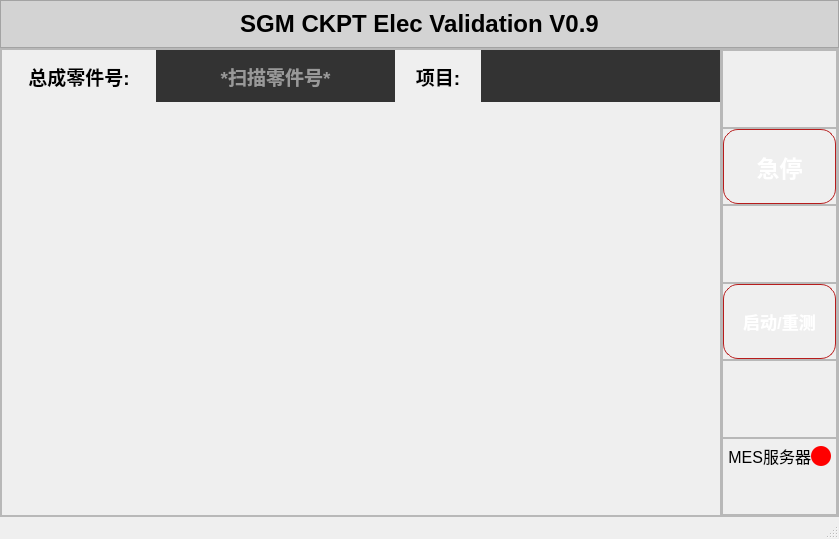
<?xml version="1.0" encoding="UTF-8"?>
<ui version="4.0">
 <class>MainWindow</class>
 <widget class="QMainWindow" name="MainWindow">
  <property name="geometry">
   <rect>
    <x>0</x>
    <y>0</y>
    <width>839</width>
    <height>539</height>
   </rect>
  </property>
  <property name="windowTitle">
   <string>MainWindow</string>
  </property>
  <property name="styleSheet">
   <string notr="true">r: #A71E2A;
}</string>
  </property>
  <widget class="QWidget" name="centralwidget">
   <layout class="QVBoxLayout" name="verticalLayout_1">
    <property name="spacing">
     <number>0</number>
    </property>
    <property name="leftMargin">
     <number>0</number>
    </property>
    <property name="topMargin">
     <number>0</number>
    </property>
    <property name="rightMargin">
     <number>0</number>
    </property>
    <property name="bottomMargin">
     <number>0</number>
    </property>
    <item>
     <widget class="QFrame" name="QFrame_Header_1">
      <property name="sizePolicy">
       <sizepolicy hsizetype="Expanding" vsizetype="Preferred">
        <horstretch>0</horstretch>
        <verstretch>1</verstretch>
       </sizepolicy>
      </property>
      <property name="styleSheet">
       <string notr="true">QFrame#QFrame_Header_1 {
	background-color: lightgray;
}</string>
      </property>
      <property name="frameShape">
       <enum>QFrame::StyledPanel</enum>
      </property>
      <property name="frameShadow">
       <enum>QFrame::Raised</enum>
      </property>
      <layout class="QHBoxLayout" name="horizontalLayout_header">
       <item>
        <widget class="QLabel" name="Header_Label">
         <property name="font">
          <font>
           <pointsize>18</pointsize>
           <bold>true</bold>
          </font>
         </property>
         <property name="text">
          <string>SGM CKPT Elec Validation V0.9</string>
         </property>
         <property name="alignment">
          <set>Qt::AlignCenter</set>
         </property>
        </widget>
       </item>
      </layout>
     </widget>
    </item>
    <item>
     <widget class="QFrame" name="QFrame_Bottom_1">
      <property name="sizePolicy">
       <sizepolicy hsizetype="Expanding" vsizetype="Expanding">
        <horstretch>0</horstretch>
        <verstretch>20</verstretch>
       </sizepolicy>
      </property>
      <property name="frameShape">
       <enum>QFrame::StyledPanel</enum>
      </property>
      <property name="frameShadow">
       <enum>QFrame::Raised</enum>
      </property>
      <layout class="QHBoxLayout" name="horizontalLayout_2">
       <property name="spacing">
        <number>0</number>
       </property>
       <property name="leftMargin">
        <number>0</number>
       </property>
       <property name="topMargin">
        <number>0</number>
       </property>
       <property name="rightMargin">
        <number>0</number>
       </property>
       <property name="bottomMargin">
        <number>0</number>
       </property>
       <item>
        <widget class="QFrame" name="QFrame_Left_2">
         <property name="sizePolicy">
          <sizepolicy hsizetype="Expanding" vsizetype="Expanding">
           <horstretch>18</horstretch>
           <verstretch>0</verstretch>
          </sizepolicy>
         </property>
         <property name="frameShape">
          <enum>QFrame::StyledPanel</enum>
         </property>
         <property name="frameShadow">
          <enum>QFrame::Raised</enum>
         </property>
         <layout class="QVBoxLayout" name="verticalLayout_2">
          <property name="spacing">
           <number>0</number>
          </property>
          <property name="leftMargin">
           <number>0</number>
          </property>
          <property name="topMargin">
           <number>0</number>
          </property>
          <property name="rightMargin">
           <number>0</number>
          </property>
          <property name="bottomMargin">
           <number>0</number>
          </property>
          <item>
           <widget class="QFrame" name="QFrame_CKPT_3">
            <property name="sizePolicy">
             <sizepolicy hsizetype="Expanding" vsizetype="Preferred">
              <horstretch>0</horstretch>
              <verstretch>1</verstretch>
             </sizepolicy>
            </property>
            <layout class="QHBoxLayout" name="horizontalLayout_3">
             <property name="spacing">
              <number>0</number>
             </property>
             <property name="leftMargin">
              <number>0</number>
             </property>
             <property name="topMargin">
              <number>0</number>
             </property>
             <property name="rightMargin">
              <number>0</number>
             </property>
             <property name="bottomMargin">
              <number>0</number>
             </property>
             <item>
              <widget class="QLabel" name="PN_Title_Label">
               <property name="sizePolicy">
                <sizepolicy hsizetype="Preferred" vsizetype="Preferred">
                 <horstretch>18</horstretch>
                 <verstretch>0</verstretch>
                </sizepolicy>
               </property>
               <property name="font">
                <font>
                 <pointsize>14</pointsize>
                 <bold>true</bold>
                </font>
               </property>
               <property name="styleSheet">
                <string notr="true">color: black;</string>
               </property>
               <property name="text">
                <string>总成零件号:</string>
               </property>
               <property name="alignment">
                <set>Qt::AlignCenter</set>
               </property>
              </widget>
             </item>
             <item>
              <widget class="QLineEdit" name="PN_Value_LineEdit">
               <property name="sizePolicy">
                <sizepolicy hsizetype="Expanding" vsizetype="Preferred">
                 <horstretch>28</horstretch>
                 <verstretch>0</verstretch>
                </sizepolicy>
               </property>
               <property name="font">
                <font>
                 <pointsize>14</pointsize>
                 <bold>true</bold>
                </font>
               </property>
               <property name="styleSheet">
                <string notr="true">background-color: #333333; color: white; border: 0px;</string>
               </property>
               <property name="text">
                <string/>
               </property>
               <property name="maxLength">
                <number>8</number>
               </property>
               <property name="alignment">
                <set>Qt::AlignCenter</set>
               </property>
               <property name="placeholderText">
                <string>*扫描零件号*</string>
               </property>
              </widget>
             </item>
             <item>
              <widget class="QLabel" name="Program_Title_Label">
               <property name="sizePolicy">
                <sizepolicy hsizetype="Preferred" vsizetype="Preferred">
                 <horstretch>10</horstretch>
                 <verstretch>0</verstretch>
                </sizepolicy>
               </property>
               <property name="font">
                <font>
                 <pointsize>14</pointsize>
                 <bold>true</bold>
                </font>
               </property>
               <property name="styleSheet">
                <string notr="true">color: black;</string>
               </property>
               <property name="text">
                <string>项目:</string>
               </property>
               <property name="alignment">
                <set>Qt::AlignCenter</set>
               </property>
              </widget>
             </item>
             <item>
              <widget class="QLabel" name="QLabel_ProgramName">
               <property name="sizePolicy">
                <sizepolicy hsizetype="Expanding" vsizetype="Preferred">
                 <horstretch>28</horstretch>
                 <verstretch>0</verstretch>
                </sizepolicy>
               </property>
               <property name="font">
                <font>
                 <pointsize>14</pointsize>
                 <bold>true</bold>
                </font>
               </property>
               <property name="styleSheet">
                <string notr="true">background-color: #333333; color: white;</string>
               </property>
               <property name="text">
                <string/>
               </property>
               <property name="alignment">
                <set>Qt::AlignCenter</set>
               </property>
              </widget>
             </item>
            </layout>
           </widget>
          </item>
          <item>
           <widget class="QFrame" name="QFrame_Program_3">
            <property name="sizePolicy">
             <sizepolicy hsizetype="Expanding" vsizetype="Preferred">
              <horstretch>0</horstretch>
              <verstretch>1</verstretch>
             </sizepolicy>
            </property>
           </widget>
          </item>
          <item>
           <widget class="QFrame" name="QFrame_Tests_3">
            <property name="sizePolicy">
             <sizepolicy hsizetype="Expanding" vsizetype="Expanding">
              <horstretch>0</horstretch>
              <verstretch>5</verstretch>
             </sizepolicy>
            </property>
           </widget>
          </item>
          <item>
           <widget class="QFrame" name="QFrame_Malfunction_3">
            <property name="sizePolicy">
             <sizepolicy hsizetype="Expanding" vsizetype="Preferred">
              <horstretch>0</horstretch>
              <verstretch>2</verstretch>
             </sizepolicy>
            </property>
           </widget>
          </item>
         </layout>
        </widget>
       </item>
       <item>
        <widget class="QFrame" name="QFrame_Right_2">
         <property name="sizePolicy">
          <sizepolicy hsizetype="Expanding" vsizetype="Expanding">
           <horstretch>1</horstretch>
           <verstretch>0</verstretch>
          </sizepolicy>
         </property>
         <property name="font">
          <font>
           <pointsize>17</pointsize>
          </font>
         </property>
         <property name="frameShape">
          <enum>QFrame::StyledPanel</enum>
         </property>
         <property name="frameShadow">
          <enum>QFrame::Raised</enum>
         </property>
         <layout class="QVBoxLayout" name="verticalLayout_Right_3">
          <property name="spacing">
           <number>0</number>
          </property>
          <property name="leftMargin">
           <number>0</number>
          </property>
          <property name="topMargin">
           <number>0</number>
          </property>
          <property name="rightMargin">
           <number>0</number>
          </property>
          <property name="bottomMargin">
           <number>0</number>
          </property>
          <item>
           <widget class="QFrame" name="QFrame_Right_Section1_3">
            <property name="sizePolicy">
             <sizepolicy hsizetype="Expanding" vsizetype="Expanding">
              <horstretch>0</horstretch>
              <verstretch>1</verstretch>
             </sizepolicy>
            </property>
            <property name="frameShape">
             <enum>QFrame::StyledPanel</enum>
            </property>
            <property name="frameShadow">
             <enum>QFrame::Raised</enum>
            </property>
           </widget>
          </item>
          <item>
           <widget class="QFrame" name="QFrame_Right_Section2_3">
            <property name="sizePolicy">
             <sizepolicy hsizetype="Expanding" vsizetype="Expanding">
              <horstretch>0</horstretch>
              <verstretch>1</verstretch>
             </sizepolicy>
            </property>
            <property name="frameShape">
             <enum>QFrame::StyledPanel</enum>
            </property>
            <property name="frameShadow">
             <enum>QFrame::Raised</enum>
            </property>
            <layout class="QHBoxLayout" name="horizontalLayout_Section2_3">
             <property name="leftMargin">
              <number>0</number>
             </property>
             <property name="topMargin">
              <number>0</number>
             </property>
             <property name="rightMargin">
              <number>0</number>
             </property>
             <property name="bottomMargin">
              <number>0</number>
             </property>
             <item>
              <widget class="QPushButton" name="pushButton_STOP">
               <property name="sizePolicy">
                <sizepolicy hsizetype="Expanding" vsizetype="Expanding">
                 <horstretch>0</horstretch>
                 <verstretch>0</verstretch>
                </sizepolicy>
               </property>
               <property name="font">
                <font>
                 <pointsize>17</pointsize>
                 <bold>true</bold>
                </font>
               </property>
               <property name="styleSheet">
                <string notr="true">QPushButton {
    border-radius: 15px;
    background: qlineargradient(x1:0, y1:0, x2:0, y2:1,
        stop:0 #FF8A8A,
        stop:0.5 #E57373,
        stop:1 #D32F2F);
    color: white;
    border: 1px solid #B71C1C;
    font-weight: bold;
    padding: 8px;
}

QPushButton:hover {
    background: qlineargradient(x1:0, y1:0, x2:0, y2:1,
        stop:0 #FF9E9E,
        stop:0.5 #EF5350,
        stop:1 #E53935);
}

QPushButton:pressed {
    background: qlineargradient(x1:0, y1:0, x2:0, y2:1,
        stop:0 #D32F2F,
        stop:0.5 #C62828,
        stop:1 #B71C1C);
    padding: 9px 7px 7px 9px;
}</string>
               </property>
               <property name="text">
                <string>急停</string>
               </property>
              </widget>
             </item>
            </layout>
           </widget>
          </item>
          <item>
           <widget class="QFrame" name="QFrame_Right_Section3_3">
            <property name="sizePolicy">
             <sizepolicy hsizetype="Expanding" vsizetype="Expanding">
              <horstretch>0</horstretch>
              <verstretch>1</verstretch>
             </sizepolicy>
            </property>
            <property name="frameShape">
             <enum>QFrame::StyledPanel</enum>
            </property>
            <property name="frameShadow">
             <enum>QFrame::Raised</enum>
            </property>
           </widget>
          </item>
          <item>
           <widget class="QFrame" name="QFrame_Right_Section4_3">
            <property name="sizePolicy">
             <sizepolicy hsizetype="Expanding" vsizetype="Expanding">
              <horstretch>0</horstretch>
              <verstretch>1</verstretch>
             </sizepolicy>
            </property>
            <property name="frameShape">
             <enum>QFrame::StyledPanel</enum>
            </property>
            <property name="frameShadow">
             <enum>QFrame::Raised</enum>
            </property>
            <layout class="QHBoxLayout" name="horizontalLayout_Section4_3">
             <property name="leftMargin">
              <number>0</number>
             </property>
             <property name="topMargin">
              <number>0</number>
             </property>
             <property name="rightMargin">
              <number>0</number>
             </property>
             <property name="bottomMargin">
              <number>0</number>
             </property>
             <item>
              <widget class="QPushButton" name="pushButton_Start_REDO_">
               <property name="enabled">
                <bool>true</bool>
               </property>
               <property name="sizePolicy">
                <sizepolicy hsizetype="Expanding" vsizetype="Expanding">
                 <horstretch>0</horstretch>
                 <verstretch>0</verstretch>
                </sizepolicy>
               </property>
               <property name="font">
                <font>
                 <pointsize>13</pointsize>
                 <bold>true</bold>
                </font>
               </property>
               <property name="styleSheet">
                <string notr="true">QPushButton {
    border-radius: 15px;
    background: qlineargradient(x1:0, y1:0, x2:0, y2:1,
        stop:0 #FF8A8A,
        stop:0.5 #E57373,
        stop:1 #D32F2F);
    color: white;
    border: 1px solid #B71C1C;
    font-weight: bold;
    padding: 8px;
}

QPushButton:hover {
    background: qlineargradient(x1:0, y1:0, x2:0, y2:1,
        stop:0 #FF9E9E,
        stop:0.5 #EF5350,
        stop:1 #E53935);
}

QPushButton:pressed {
    background: qlineargradient(x1:0, y1:0, x2:0, y2:1,
        stop:0 #D32F2F,
        stop:0.5 #C62828,
        stop:1 #B71C1C);
    padding: 9px 7px 7px 9px;
}</string>
               </property>
               <property name="text">
                <string>启动/重测</string>
               </property>
              </widget>
             </item>
            </layout>
           </widget>
          </item>
          <item>
           <widget class="QFrame" name="QFrame_Right_Section5_3">
            <property name="sizePolicy">
             <sizepolicy hsizetype="Expanding" vsizetype="Expanding">
              <horstretch>0</horstretch>
              <verstretch>1</verstretch>
             </sizepolicy>
            </property>
            <property name="frameShape">
             <enum>QFrame::StyledPanel</enum>
            </property>
            <property name="frameShadow">
             <enum>QFrame::Raised</enum>
            </property>
           </widget>
          </item>
          <item>
           <widget class="QFrame" name="QFrame_Right_Section6_3">
            <property name="sizePolicy">
             <sizepolicy hsizetype="Expanding" vsizetype="Expanding">
              <horstretch>0</horstretch>
              <verstretch>1</verstretch>
             </sizepolicy>
            </property>
            <property name="frameShape">
             <enum>QFrame::StyledPanel</enum>
            </property>
            <property name="frameShadow">
             <enum>QFrame::Raised</enum>
            </property>
            <layout class="QVBoxLayout" name="verticalLayout_DateTime">
             <property name="spacing">
              <number>0</number>
             </property>
             <property name="leftMargin">
              <number>5</number>
             </property>
             <property name="topMargin">
              <number>5</number>
             </property>
             <property name="rightMargin">
              <number>5</number>
             </property>
             <property name="bottomMargin">
              <number>5</number>
             </property>
             <item>
              <layout class="QHBoxLayout" name="horizontalLayout_ServerStatus">
               <item>
                <widget class="QLabel" name="QLabel_ServerStatusLabel">
                 <property name="font">
                  <font>
                   <pointsize>12</pointsize>
                  </font>
                 </property>
                 <property name="text">
                  <string>MES服务器</string>
                 </property>
                 <property name="alignment">
                  <set>Qt::AlignRight|Qt::AlignTrailing|Qt::AlignVCenter</set>
                 </property>
                </widget>
               </item>
               <item>
                <widget class="QFrame" name="QFrame_ServerStatusIndicator">
                 <property name="minimumSize">
                  <size>
                   <width>20</width>
                   <height>20</height>
                  </size>
                 </property>
                 <property name="maximumSize">
                  <size>
                   <width>20</width>
                   <height>20</height>
                  </size>
                 </property>
                 <property name="styleSheet">
                  <string notr="true">
					/* Initial style: Always Green (Simulated Connection) */
					QFrame#QFrame_ServerStatusIndicator {
					 background-color: red;
					 border-radius: 10px; /* Makes it a circle */
					}
				   </string>
                 </property>
                 <property name="frameShape">
                  <enum>QFrame::NoFrame</enum>
                 </property>
                 <property name="frameShadow">
                  <enum>QFrame::Plain</enum>
                 </property>
                </widget>
               </item>
              </layout>
             </item>
             <item>
              <widget class="QLabel" name="QLabel_DateTime">
               <property name="font">
                <font>
                 <pointsize>11</pointsize>
                </font>
               </property>
              </widget>
             </item>
            </layout>
           </widget>
          </item>
         </layout>
        </widget>
       </item>
      </layout>
     </widget>
    </item>
   </layout>
  </widget>
  <widget class="QMenuBar" name="menubar">
   <property name="geometry">
    <rect>
     <x>0</x>
     <y>0</y>
     <width>839</width>
     <height>22</height>
    </rect>
   </property>
  </widget>
  <widget class="QStatusBar" name="statusbar"/>
 </widget>
 <resources/>
 <connections/>
</ui>
